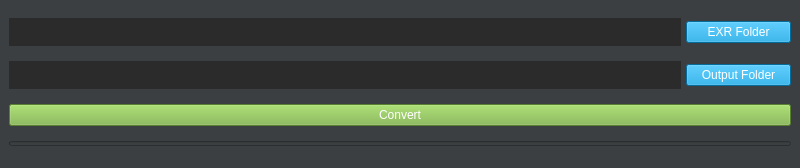
<?xml version="1.0" encoding="UTF-8"?>
<ui version="4.0">
 <class>Converter</class>
 <widget class="QMainWindow" name="Converter">
  <property name="geometry">
   <rect>
    <x>0</x>
    <y>0</y>
    <width>800</width>
    <height>168</height>
   </rect>
  </property>
  <property name="font">
   <font>
    <family>Segoe UI Semibold</family>
   </font>
  </property>
  <property name="windowTitle">
   <string>EXR to MOV converter V1.0</string>
  </property>
  <property name="styleSheet">
   <string notr="true">background-color: rgb(60, 63, 65);
color: rgb(255, 255, 255);</string>
  </property>
  <widget class="QWidget" name="centralwidget">
   <layout class="QGridLayout" name="gridLayout">
    <item row="0" column="0">
     <layout class="QHBoxLayout" name="horizontalLayout">
      <property name="spacing">
       <number>5</number>
      </property>
      <item>
       <widget class="QLineEdit" name="exr_folder_path_lineEdit">
        <property name="minimumSize">
         <size>
          <width>669</width>
          <height>28</height>
         </size>
        </property>
        <property name="styleSheet">
         <string notr="true">QLineEdit {
	color: rgb(255, 255, 255);
	background-color: rgb(43, 43, 43);
}</string>
        </property>
        <property name="frame">
         <bool>false</bool>
        </property>
        <property name="readOnly">
         <bool>true</bool>
        </property>
       </widget>
      </item>
      <item>
       <widget class="QPushButton" name="browse_exr_folder_pushButton">
        <property name="minimumSize">
         <size>
          <width>105</width>
          <height>0</height>
         </size>
        </property>
        <property name="styleSheet">
         <string notr="true">QPushButton {
	
	background-color: rgb(6, 150, 215);
	color: rgb(255, 255, 255);
}

QPushButton:pressed {
	background-color: rgb(25, 118, 210);
	color: rgb(255, 255, 255);
}</string>
        </property>
        <property name="text">
         <string>EXR Folder</string>
        </property>
       </widget>
      </item>
     </layout>
    </item>
    <item row="1" column="0">
     <layout class="QHBoxLayout" name="horizontalLayout_2">
      <property name="spacing">
       <number>5</number>
      </property>
      <item>
       <widget class="QLineEdit" name="output_folder_path_lineEdit">
        <property name="minimumSize">
         <size>
          <width>669</width>
          <height>28</height>
         </size>
        </property>
        <property name="styleSheet">
         <string notr="true">QLineEdit {
	color: rgb(255, 255, 255);
	background-color: rgb(43, 43, 43);
}</string>
        </property>
        <property name="frame">
         <bool>false</bool>
        </property>
        <property name="readOnly">
         <bool>true</bool>
        </property>
       </widget>
      </item>
      <item>
       <widget class="QPushButton" name="browse_output_folder_pushButton">
        <property name="minimumSize">
         <size>
          <width>105</width>
          <height>0</height>
         </size>
        </property>
        <property name="styleSheet">
         <string notr="true">QPushButton {
	
	background-color: rgb(6, 150, 215);
	color: rgb(255, 255, 255);
}

QPushButton:pressed {
	background-color: rgb(25, 118, 210);
	color: rgb(255, 255, 255);
}</string>
        </property>
        <property name="text">
         <string>Output Folder</string>
        </property>
       </widget>
      </item>
     </layout>
    </item>
    <item row="2" column="0">
     <widget class="QPushButton" name="convert_pushButton">
      <property name="styleSheet">
       <string notr="true">QPushButton {
	background-color: rgb(124, 179, 66);
	color: rgb(255, 255, 255);
}

QPushButton:pressed {
	background-color: rgb(104, 159, 56);
	color: rgb(255, 255, 255);
}</string>
      </property>
      <property name="text">
       <string>Convert</string>
      </property>
     </widget>
    </item>
    <item row="3" column="0">
     <widget class="QProgressBar" name="progressBar">
      <property name="maximumSize">
       <size>
        <width>16777215</width>
        <height>5</height>
       </size>
      </property>
      <property name="value">
       <number>0</number>
      </property>
      <property name="textVisible">
       <bool>false</bool>
      </property>
      <property name="format">
       <string/>
      </property>
     </widget>
    </item>
   </layout>
  </widget>
 </widget>
 <resources/>
 <connections/>
</ui>
